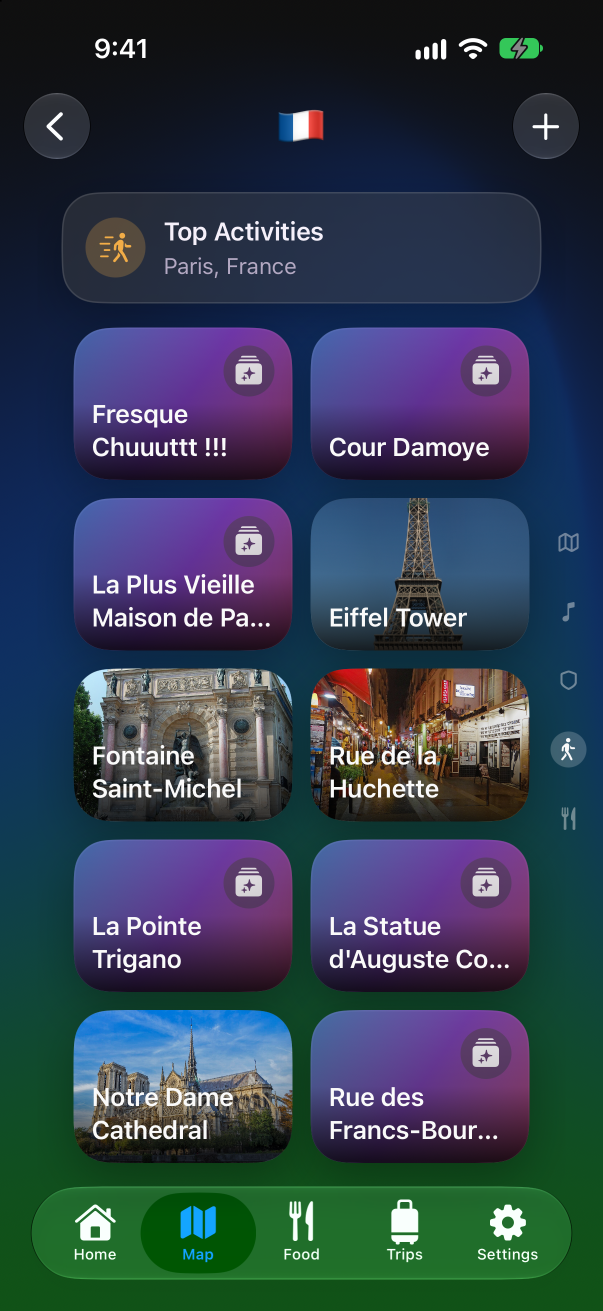
#> input picture App_Store/Screenshots/raw-iphone/03-activities.png, 1206 x 2622 px (shown at 1/2 size); its folder holds 4 pictures in this run
$ python make_creative_assets.py
#> lines starting #> are read from the running program, lines starting #| are printed output that depends on the picture; after the words box and inside, x2 and y2 are one past the last pixel; in counts of white or black regions, pixels touching at a corner belong together
#!/usr/bin/env python3
"""Builds the App Store product page assets from the raw iPhone captures.

    Header 3840x1646.png, Header 5244x2950.png
        Five real screens in a gentle arc, the centre one raised, bleeding off
        the bottom edge. No text: Apple shows the app's name and icon around
        the header, and text here would compete with them.

    Search Results 3840x2560.png, 5244x2950.png, 1920x1280.png
        One headline and subtitle above three real screens. The headline is
        at least 6.5% of the asset's width, so it reads at search-row size.

Every asset is designed at its own aspect ratio, kept inside the centred 90%
safe zone, saved as opaque RGB, and its captions are checked against the
brightest pixel behind them (WCAG AA, 4.5:1).

Run from this folder after capture.sh has filled ../Screenshots/raw-iphone:
    python3 make_creative_assets.py   (needs Pillow)
"""

from pathlib import Path

from PIL import Image, ImageChops, ImageDraw, ImageFilter, ImageFont

HERE = Path(__file__).parent
RAW = HERE.parent / "Screenshots" / "raw-iphone"
FONT = "/System/Library/Fonts/SFNS.ttf"

NEAR_BLACK = (0x0B, 0x0A, 0x0E)
GLOWS = [(0x3A, 0x2A, 0x0E), (0x13, 0x2A, 0x4A), (0x3A, 0x0F, 0x25)]  # gold, info, magenta bases
TITLE = (0xFF, 0xFF, 0xFF)
SUBTITLE = (0xFF, 0xC7, 0x61)  # AppColors.gold, dark appearance
BEZEL = (0x2B, 0x2A, 0x30)
MIN_CONTRAST = 4.5

HEADER_SCREENS = ["03-activities", "06-music", "02-city", "09-suggested-plan", "05-gastro-cities"]
SEARCH_SCREENS = ["05-gastro-cities", "02-city", "09-suggested-plan"]
HEADLINE = "Feel a city before you go"
SUBHEADLINE = "Things to do, where to eat and a full trip plan in one tap."


# [12 lines left out: functions luminance, pixels, not called in this run]


def contrast(a: tuple[int, int, int], b: tuple[int, int, int]) -> float:
    la, lb = sorted((luminance(a), luminance(b)), reverse=True)
    return (la + 0.05) / (lb + 0.05)


# [4 lines left out: function font, not called in this run]


def backdrop(size: tuple[int, int]) -> Image.Image:
    """Near-black lit by soft glows in three of the app's brand bases."""
#> called with size = (3840, 1646)
    width, height = size
    canvas = Image.new("RGB", size, NEAR_BLACK)
    glow = Image.new("RGB", size, (0, 0, 0))
#> glow: PIL image 3840x1646 RGB; every value is 0
    draw = ImageDraw.Draw(glow)
    for (cx, cy), colour in zip([(0.2, 0.75), (0.5, 0.95), (0.8, 0.75)], GLOWS):
        r = 0.35 * width
        draw.ellipse([(cx * width - r, cy * height - r), (cx * width + r, cy * height + r)],
                     fill=colour)
    return ImageChops.add(canvas, glow.filter(ImageFilter.GaussianBlur(width * 0.08)))
#> in header, raw is the input picture: PIL image 1206x2622 RGBA; mean R, G, B, A 49.6, 63.1, 78.8, 255


def device(raw: Image.Image, width: int) -> Image.Image:
    """A capture in a thin bezel with display-like corners, as RGBA."""
#> called with width = 516
    height = round(raw.height * width / raw.width)
#> height = 1122
    screen = raw.convert("RGB").resize((width, height), Image.LANCZOS)
    radius, bezel = round(width * 0.13), max(4, round(width * 0.012))
    framed = Image.new("RGBA", (width + bezel * 2, height + bezel * 2), (0, 0, 0, 0))
#> framed: PIL image 528x1134 RGBA; every value is 0
    ImageDraw.Draw(framed).rounded_rectangle([(0, 0), framed.size], radius=radius + bezel, fill=BEZEL + (255,))
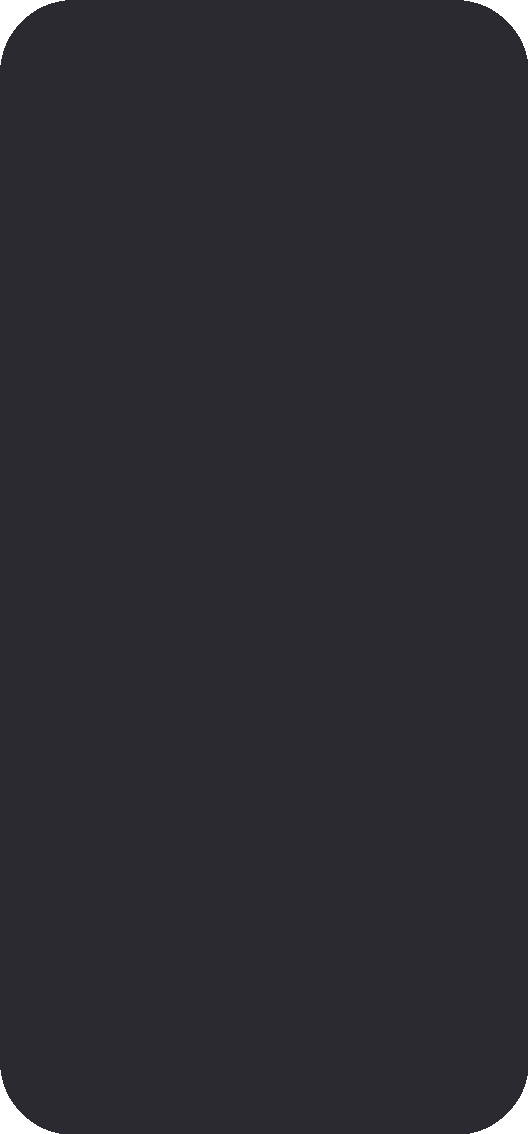
#> framed: PIL image 528x1134 RGBA; mean R, G, B, A 42.7, 41.7, 47.6, 253.1; transparent parts drawn white
    mask = Image.new("L", screen.size, 0)
#> mask: PIL image 516x1122 L; every value is 0
    ImageDraw.Draw(mask).rounded_rectangle([(0, 0), screen.size], radius=radius, fill=255)
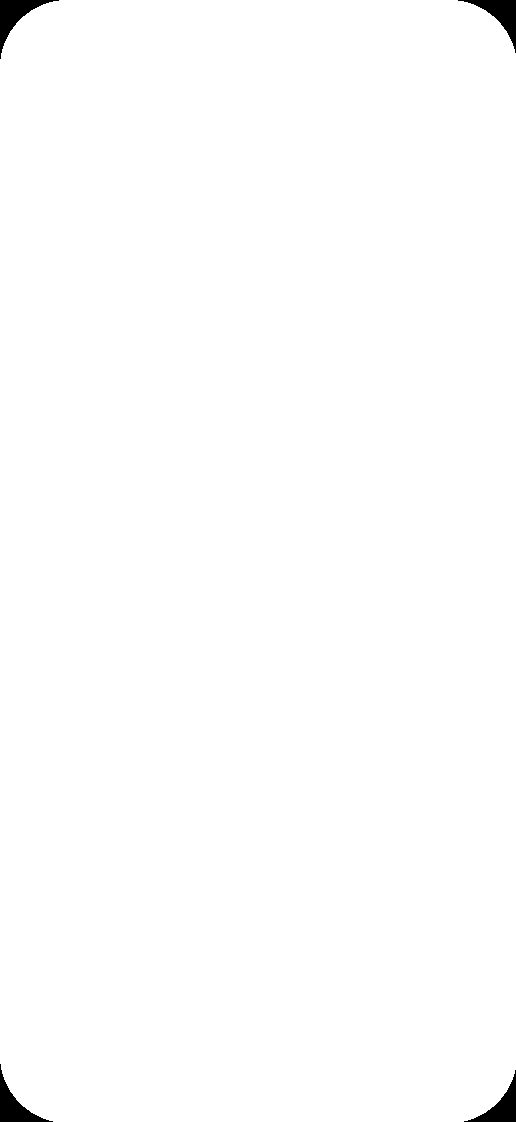
#> mask: PIL image 516x1122 L; 99.4% white; 4 black regions, box (x1, y1, x2, y2) and area: (0, 0, 59, 59) 978, (458, 0, 516, 53) 919, (0, 1064, 53, 1122) 919, (464, 1070, 516, 1122) 861
    framed.paste(screen, (bezel, bezel), mask)
    return framed


def place(canvas: Image.Image, phone: Image.Image, centre_x: int, top: int, angle: float = 0) -> None:
#> called with centre_x = 545, top = 593, angle = 6
    rotated = phone.rotate(angle, resample=Image.BICUBIC, expand=True) if angle else phone
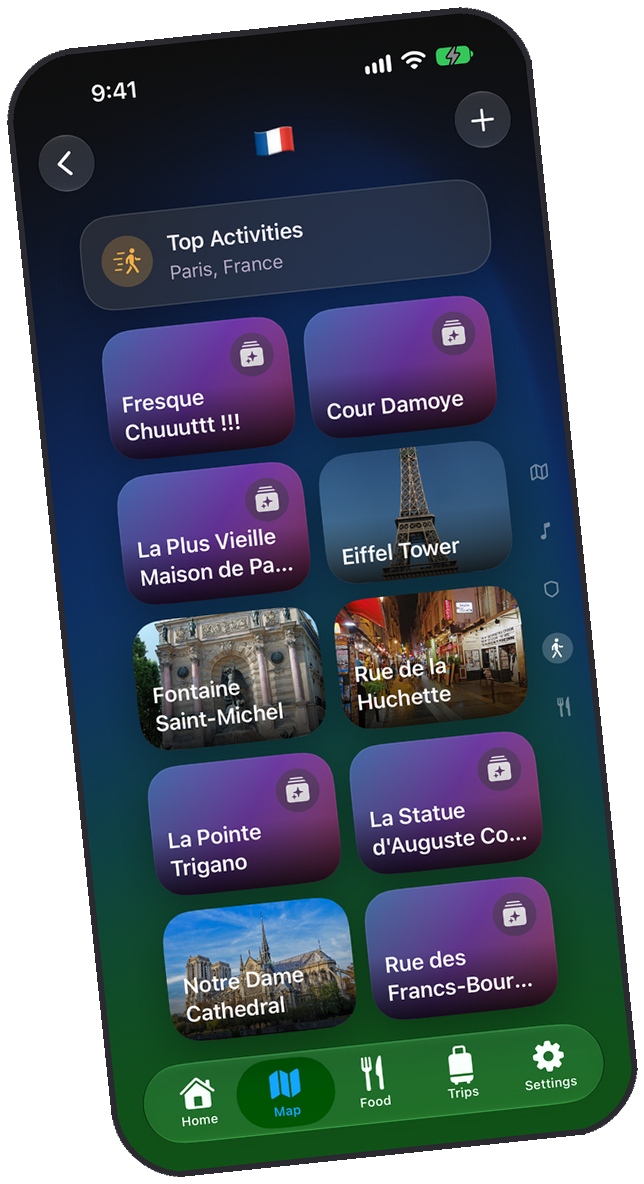
#> rotated: PIL image 644x1184 RGBA; mean R, G, B, A 38.2, 48.3, 60.5, 198.8; transparent parts drawn white
    shadow = Image.new("RGBA", rotated.size, (0, 0, 0, 0))
#> shadow: PIL image 644x1184 RGBA; every value is 0
    shadow.putalpha(rotated.getchannel("A").point(lambda a: a * 0.55))
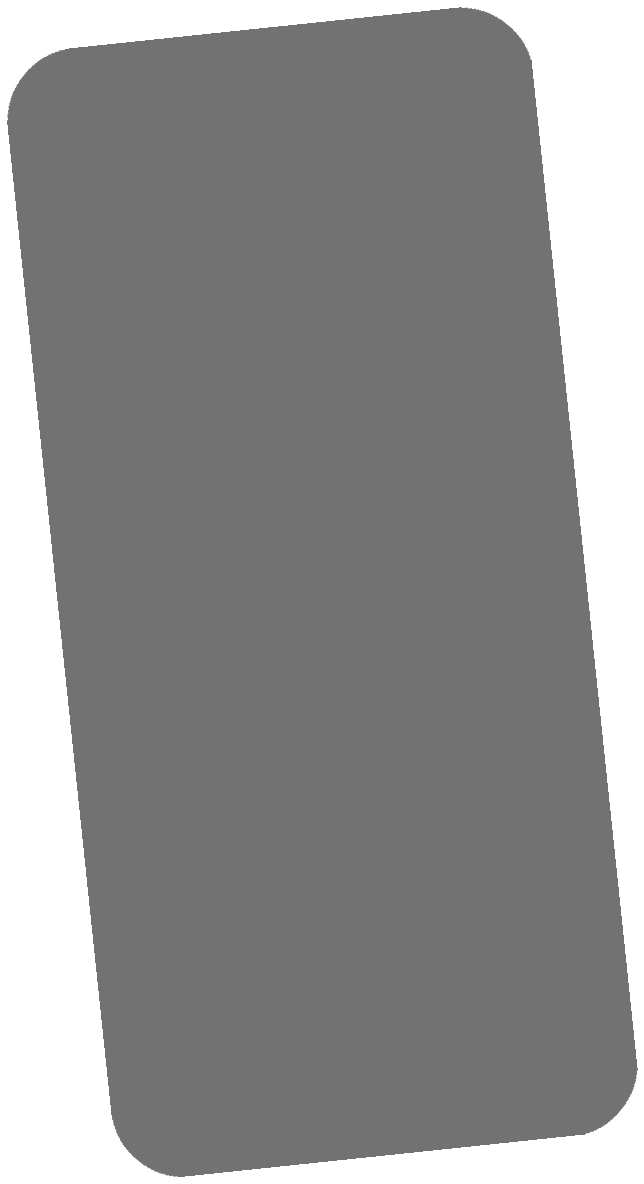
#> shadow: PIL image 644x1184 RGBA; mean R, G, B, A 0, 0, 0, 109.1; transparent parts drawn white
    blur = shadow.filter(ImageFilter.GaussianBlur(phone.width * 0.05))
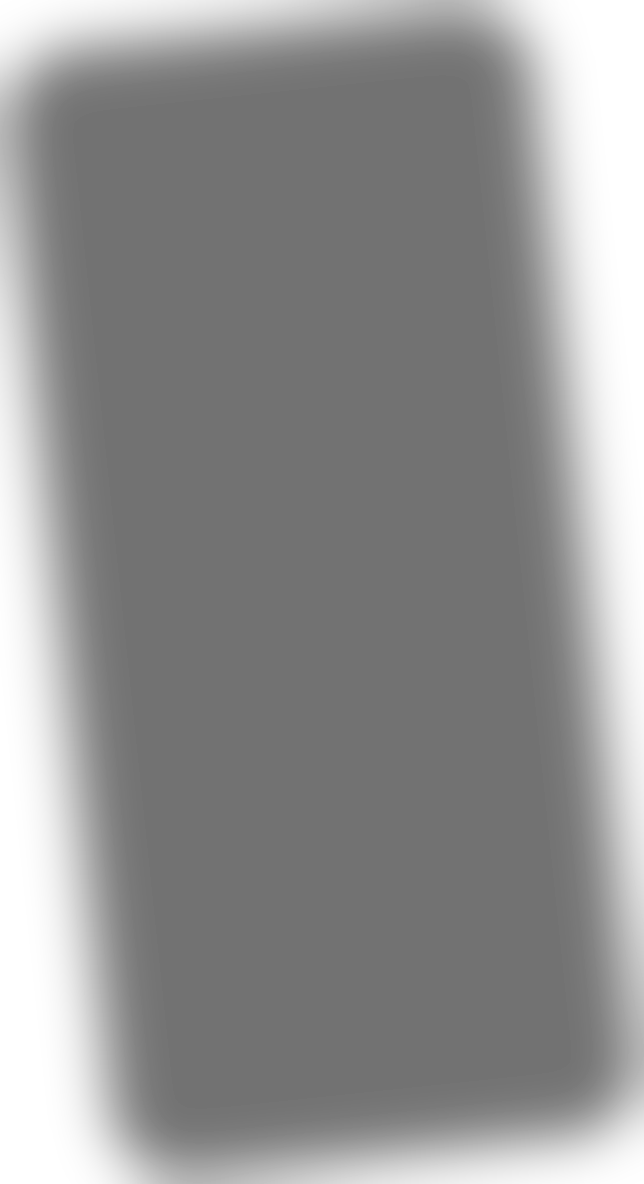
#> blur: PIL image 644x1184 RGBA; mean R, G, B, A 0, 0, 0, 108.5; transparent parts drawn white
    x = centre_x - rotated.width // 2
#> x = 223
    canvas.paste(blur, (x, top + round(phone.width * 0.04)), blur)
    canvas.paste(rotated, (x, top), rotated)
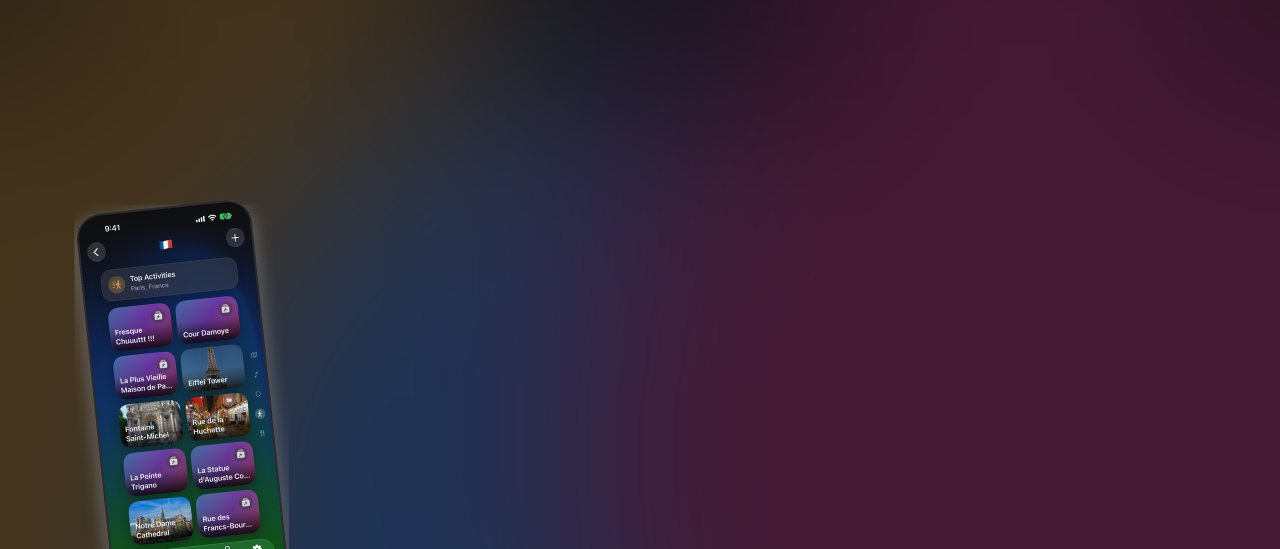
#> canvas: PIL image 3840x1646 RGBA (shown at 1/3 size); mean R, G, B, A 56.9, 37, 54.6, 254.6; transparent parts drawn white


def header(size: tuple[int, int]) -> Image.Image:
    width, height = size
    canvas = backdrop(size).convert("RGBA")
    phone_width = round(min(width * 0.16, height * 0.55))
    spacing = phone_width * 1.12
    # Outermost first, so nearer screens overlap them.
    for offset in (-2, 2, -1, 1, 0):
#> (the run stopped early here; a loop or call above may not have finished)
